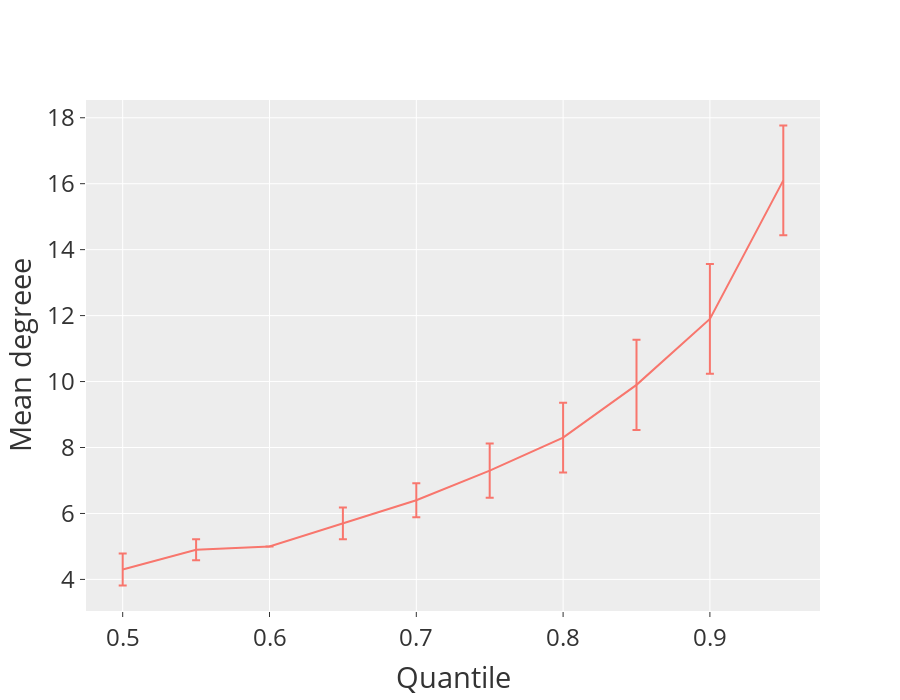

This figure's notebook cell:
### Code cell
stats_quantile = exp_results_qth.groupby("Quantile")["Degree_th"].agg(["mean", "std"]).reset_index()
fig = px.line(stats_quantile, x="Quantile", y="mean", error_y="std", title="Degree ranges")
fig = fig.update_layout(title="", xaxis=dict(tickfont=dict(size=24)), yaxis=dict(tickfont=dict(size=24), title="Mean degreee"), font=dict(size=24), height=700)
fig.show()
save_fig(name="exp_degree_th", fig=fig, base_path=figures_path, width=1000, height=500, margin=0.02)

### Figure 1 — Plotly figure (JSON) as saved in the notebook; plotly's stock layout.template omitted (floating-point values rounded to 4 significant figures)
{"data": [{"error_y": {"array": [0.483, 0.3162, 0, 0.483, 0.5164, 0.8233, 1.059, 1.37, 1.663, 1.663]}, "hovertemplate": "Quantile=%{x}<br>mean=%{y}<extra></extra>", "legendgroup": "", "line": {"color": "#F8766D", "dash": "solid"}, "marker": {"symbol": "circle"}, "mode": "lines", "name": "", "orientation": "v", "showlegend": false, "type": "scatter", "x": [0.5, 0.55, 0.6, 0.65, 0.7, 0.75, 0.8, 0.85, 0.9, 0.95], "xaxis": "x", "y": [4.3, 4.9, 5, 5.7, 6.4, 7.3, 8.3, 9.9, 11.9, 16.1], "yaxis": "y"}], "layout": {"font": {"size": 24}, "height": 700, "legend": {"tracegroupgap": 0}, "title": {"text": ""}, "xaxis": {"anchor": "y", "domain": [0, 1], "tickfont": {"size": 24}, "title": {"text": "Quantile"}}, "yaxis": {"anchor": "x", "domain": [0, 1], "tickfont": {"size": 24}, "title": {"text": "Mean degreee"}}}}
